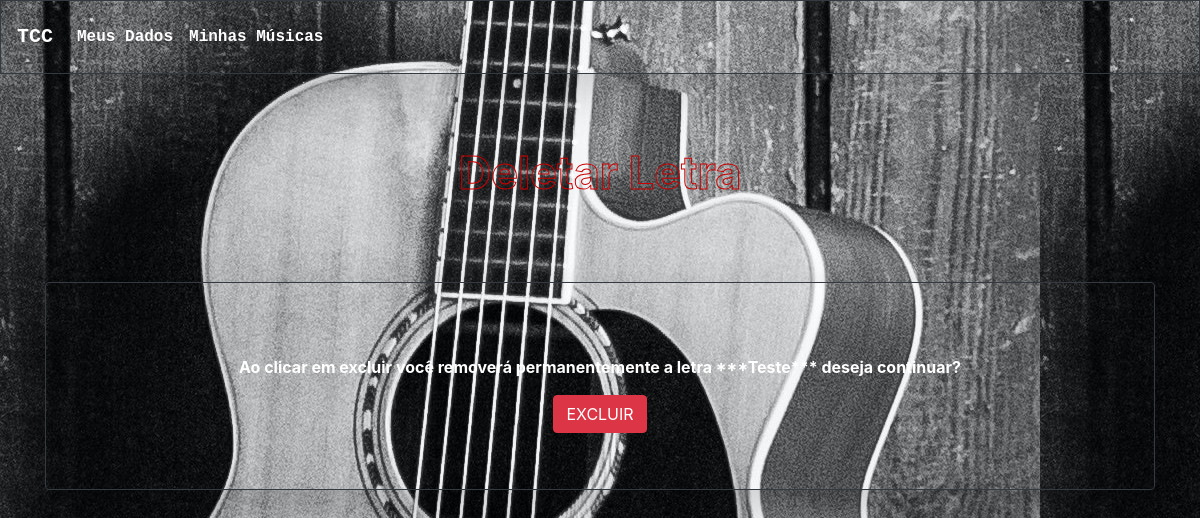
Before: /excluir/letra/2 with the older database file.
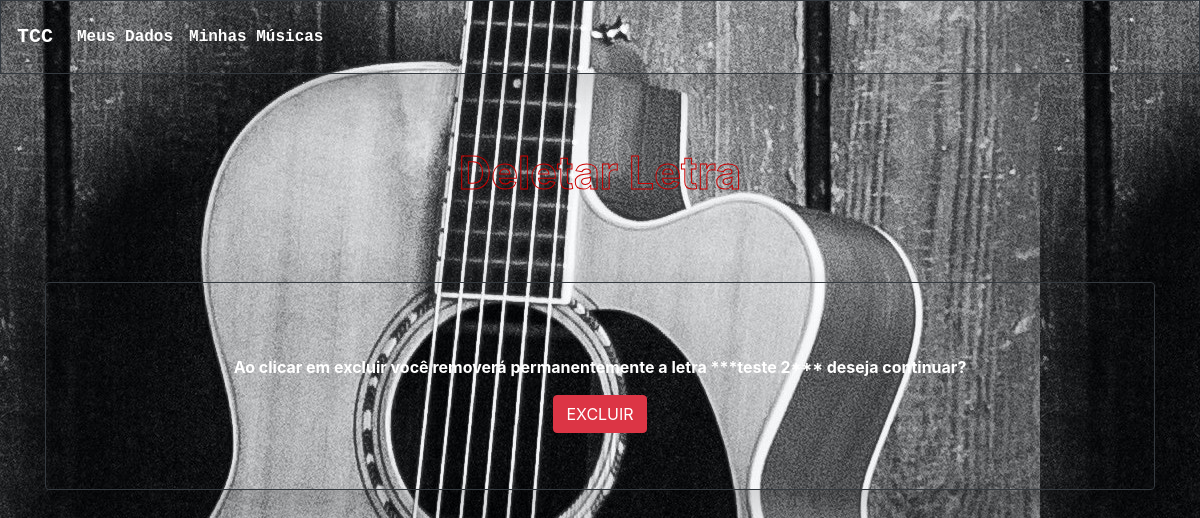
After: the same page with the newer database file.
### AnaliseSentimentos/models.py (models this page shows, shortened)
class Letra(models.Model):
    nomeM = models.CharField(max_length=150, verbose_name='')
    letra = models.TextField(max_length=10000, verbose_name='', unique=True)
    sentimento = models.TextField(max_length=100000, verbose_name='', unique=True)
    login = models.ForeignKey(
        Login, on_delete=models.PROTECT, null=True, blank=True)

### AnaliseSentimentos/views.py (the view)
# urls.py: path('excluir/letra/<int:pk>', DeletarLetra.as_view(), name='excluir-letra'),
class DeletarLetra(DeleteView):
    model = Letra
    template_name = 'deletarLetra.html'
    success_url = '/letras/'

### AnaliseSentimentos/templates/deletarLetra.html (shortened to what this page needs)
<html lang="en">
<head>
    <link rel="stylesheet" href="https://stackpath.bootstrapcdn.com/bootstrap/4.4.1/css/bootstrap.min.css"
>
    <link rel="stylesheet" href="/static/css/style.css">
 {% load static %}
</head>
<body class="fundoRegistro" background="/static/img/fundo3.jpg">
<nav class="navbar navbar-expand-sm navbar navbar-dark bg-transparent
        shadow-lg p-3 mb-4 border border-dark rounde ">
        <a class="navbar-brand font-weight-bold text-monospace" href="/letra">TCC</a>
        <div class="collapse navbar-collapse" id="navbarSupportedContent">
            <ul class="navbar-nav mr-auto">
                <li class="nav-item active">
                    <a class="nav-link font-weight-bold text-monospace" href="/registro">Meus Dados </a>
                </li>
                <li class="nav-item active">
                    <a class="nav-link font-weight-bold text-monospace" href="/letras">Minhas Músicas </a>
                </li>
            </ul>
        </div>
    </nav>
    <h2 class="text-center" id="txtRegistro"> Deletar Letra</h2>
    <div class="container" id="container">
        <div class="container-fluid flex border border-dark
        shadow-lg p-3 rounded text-white
        p-2 mt-3 p-3 text-center ">
            <div class="row">
                <div class="col-p-2 mt-5 mb-3 mx-auto p-2">
                    {% block content %}
                    <form action="" method="POST">
                        <div class="form-group">
                <p> <b> Ao clicar em excluir você removerá permanentemente a letra ***{{ letra.nomeM }}***
                deseja continuar?
                </p><b>
                        </div>
                        <input type="submit" class="btn btn-danger" value="EXCLUIR">
                </div>
            </div>
        </div>
    </div>
    {% endblock %}
</body>
</html>

Changed rows visible on the page:
changed Letra: nomeM "Teste" → "teste 2"
